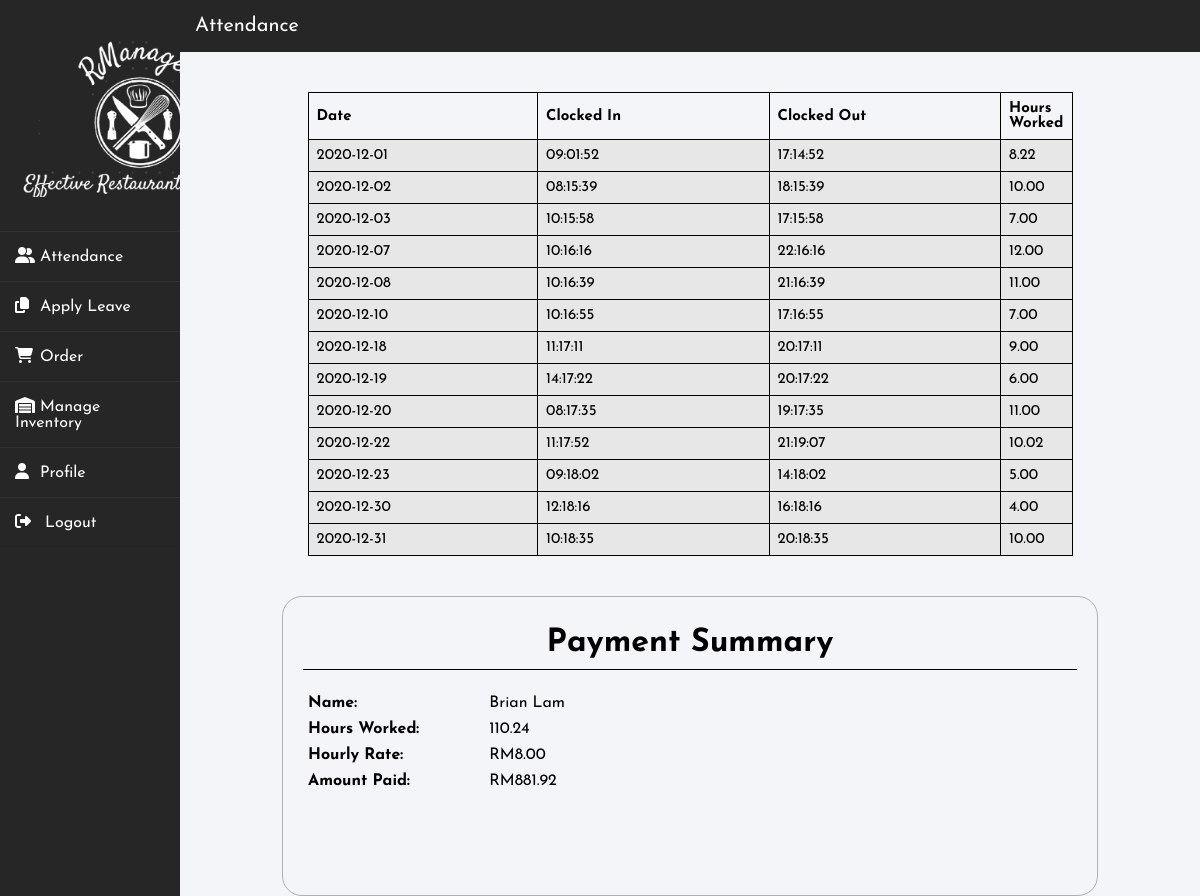
/attendance.php?staffid=2, run on the app's committed database.
### tables this page shows
CREATE TABLE IF NOT EXISTS `attendance` (
  `Attendance_ID` int(20) NOT NULL AUTO_INCREMENT,
  `Staff_ID` int(20) DEFAULT NULL,
  `workdate` date DEFAULT NULL,
  `clockin` time DEFAULT NULL,
  `clockout` time DEFAULT NULL,
  PRIMARY KEY (`Attendance_ID`),
  KEY `Staff_ID` (`Staff_ID`)
);

CREATE TABLE IF NOT EXISTS `staff` (
  `Staff_ID` int(11) NOT NULL AUTO_INCREMENT,
  `name` varchar(50) DEFAULT NULL,
  `email` varchar(50) DEFAULT NULL,
  `pwd` varchar(50) DEFAULT NULL,
  `gender` varchar(50) DEFAULT NULL,
  `dob` date DEFAULT NULL,
  `phone` varchar(50) DEFAULT NULL,
  `address` varchar(200) DEFAULT NULL,
  `role` varchar(50) DEFAULT NULL,
  `hourlyrate` decimal(10,2) DEFAULT NULL,
  `datejoined` date DEFAULT NULL,
  PRIMARY KEY (`Staff_ID`)
);

### attendance.php (the view, shortened to what this page needs)
<!DOCTYPE html>
<head>
    <link href="stylesheets/default.css" rel="stylesheet" type="text/css">
    <link href="stylesheets/attendance.css" rel="stylesheet" type="text/css">
</head>
<body>
    <?php include "sidebar.php";?>
    <?php
        require "includes/conn.php";
        $id = $_GET['staffid'];
        $today = date("Y-m-d");
        $lastyear = date("Y", strtotime("$today -1 months"));
        $lastmonth = date("m", strtotime("$today -1 months"));
        $totalhour = 0;
    ?>
    <div class="mainbody">
        <div class="topbar">
            <span>Attendance</span>
        </div>
        <div class="container">
            <center>
                <table class="attendancetable">
                    <tr>
                        <th style="width: 33%;">Date</th>
                        <th style="width: 33%;">Clocked In</th>
                        <th style="width: 33%;">Clocked Out</th>
                        <th style="width: 33%;">Hours Worked</th>
                    </tr>
                    <?php
                        $sql = "SELECT *, ROUND(TIME_TO_SEC(TIMEDIFF(clockout, clockin))/3600,2) AS working_hour FROM attendance WHERE Staff_ID = '$id' AND MONTH(workdate) ='$lastmonth' AND YEAR(workdate) = '$lastyear'";
                        $results = mysqli_query($con, $sql);
                        while ($row = mysqli_fetch_assoc($results)){
                    ?>
                    <tr>
                        <td><?php echo $row['workdate']?></td>
                        <td><?php echo $row['clockin']?></td>
                        <td><?php echo $row['clockout']?></td>
                        <td><?php echo $row['working_hour']; $totalhour += $row['working_hour'];?></td>
                    </tr>
                    <?php } ?>
                </table>
                <?php
                    $sql = "SELECT * FROM Staff WHERE Staff_ID = '$id'";
                    $results = mysqli_query($con, $sql);
                    $row = mysqli_fetch_assoc($results);
                    $hourlyrate = $row['hourlyrate'];
                    $totalpaid = $hourlyrate * $totalhour;
                ?>
            </center>
            <div class="profile">
                    <h1>Payment Summary</h1>
                    <table class="details">
                        <tr>
                            <td style="font-weight: bold;">Name:</td>
                            <td><?php echo $row['name'];?></td>
                        </tr>
                        <tr>
                            <td style="font-weight: bold;">Hours Worked:</td>
                            <td><?php echo $totalhour;?></td>
                        </tr>
                        <tr>
                            <td style="font-weight: bold;">Hourly Rate:</td>
                            <td>RM<?php echo $hourlyrate;?></td>
                        </tr>
                        <tr>
                            <td style="font-weight: bold;">Amount Paid:</td>
                            <td>RM<?php echo $totalpaid;?></td>
                        </tr>
                    </table>
                </div>
        </div>
    </div>
</body>

### stylesheets/default.css (style rules this page uses)
body, html { font-family: 'Open Sans', sans-serif; margin: 0px; height: 100%; background: #F5F5F5; }
body { display: flex; }
.mainbody { width: 85%; margin-left: 15%; position: relative; }
.topbar { background: #262626; width: 100%; padding-top: 16px; padding-bottom: 16px; }
.topbar span { margin: 3px; color: white; font-size: 20px; margin-left: 15px; vertical-align: middle; }

### stylesheets/attendance.css (style rules this page uses)
.details { width: 40%; border-collapse: collapse; margin: 20px 0px; }
.details td, .details tr { padding: 5px; }
.attendancetable { width: 75%; text-align: left; border-collapse: collapse; font-size: 15px; border-spacing: 10px; margin: 40px; }
.attendancetable, .attendancetable th, .attendancetable td { border: 1px solid black; padding: 8px; }
.attendancetable td { background-color: rgb(231, 231, 231); }
.profile { width: 80%; height: 300px; padding: 20px; border-radius: 20px; border: 1px solid rgb(177, 177, 177); margin: 0 auto; }
.profile h1 { border-bottom: 1px solid black; text-align: center; padding: 10px 0px; }

### stylesheets/sidebar.css (style rules this page uses)
* { margin: 0; padding: 0; box-sizing: border-box; list-style: none; text-decoration: none; font-family: 'Josefin Sans', sans-serif; }
body { background-color: #f3f5f9; }

### data on the page
attendance: workdate "2020-12-01", clockin "09:01:52", clockout "17:14:52", working_hour "8.22"
attendance: workdate "2020-12-02", clockin "08:15:39", clockout "18:15:39", working_hour "10.00"
attendance: workdate "2020-12-03", clockin "10:15:58", clockout "17:15:58", working_hour "7.00"
attendance: workdate "2020-12-07", clockin "10:16:16", clockout "22:16:16", working_hour "12.00"
attendance: workdate "2020-12-08", clockin "10:16:39", clockout "21:16:39", working_hour "11.00"
attendance: workdate "2020-12-10", clockin "10:16:55", clockout "17:16:55", working_hour "7.00"
attendance: workdate "2020-12-18", clockin "11:17:11", clockout "20:17:11", working_hour "9.00"
attendance: workdate "2020-12-19", clockin "14:17:22", clockout "20:17:22", working_hour "6.00"
attendance: workdate "2020-12-20", clockin "08:17:35", clockout "19:17:35", working_hour "11.00"
attendance: workdate "2020-12-22", clockin "11:17:52", clockout "21:19:07", working_hour "10.02"
attendance: workdate "2020-12-23", clockin "09:18:02", clockout "14:18:02", working_hour "5.00"
attendance: workdate "2020-12-30", clockin "12:18:16", clockout "16:18:16", working_hour "4.00"
attendance: workdate "2020-12-31", clockin "10:18:35", clockout "20:18:35", working_hour "10.00"
staff: name "Brian Lam", hourlyrate "8.00", hourlyrate "881.92"

### other printed values
$totalhour "110.24"
